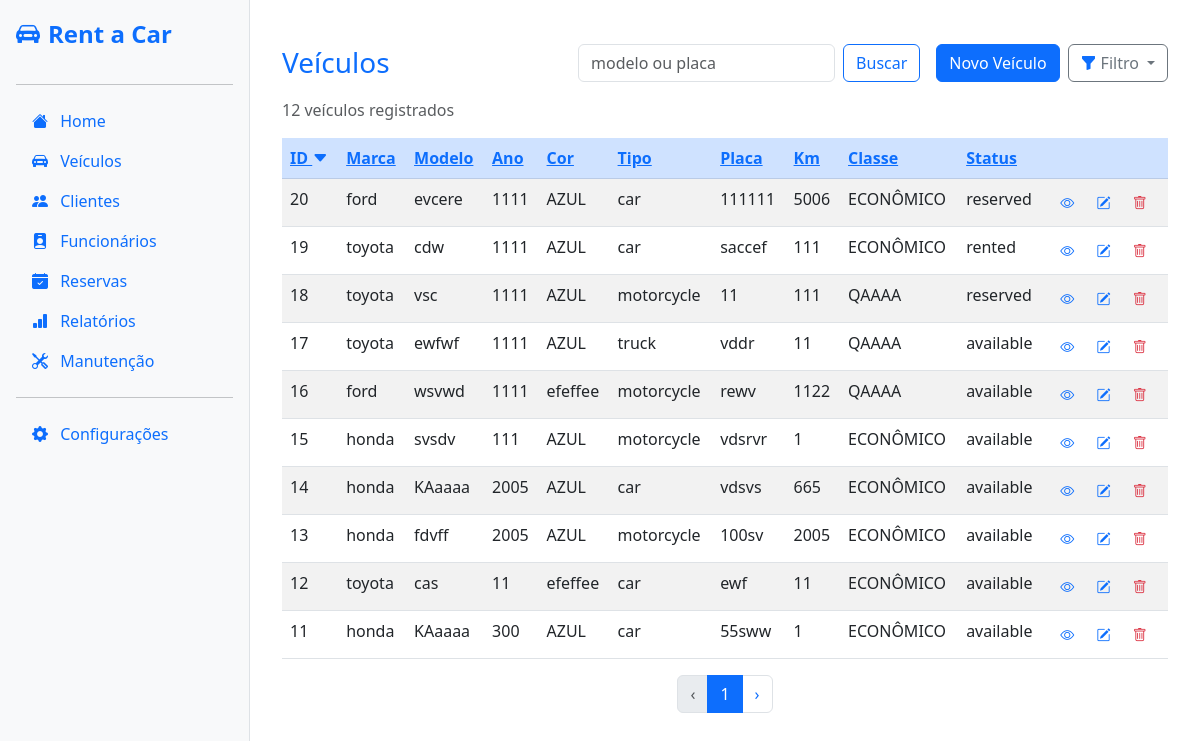
Screenshot of /veiculos/?sort=id&order=desc&search= with the database file from the repository.
### vehicles/models.py (models this page shows, shortened)
class Vehicle(models.Model):
    vehicle_type = models.CharField(max_length=10, choices=VEHICLE_TYPE_CHOICES)
    brand = models.CharField(max_length=20, choices=VEHICLE_BRAND_CHOICES)
    model = models.CharField(max_length=50)
    year = models.IntegerField()
    color = models.CharField(max_length=20)
    km = models.IntegerField()
    status = models.CharField(max_length=20, choices=STATUS_CHOICES, default='available')
    description = models.TextField(blank=True, null=True)
    created_at = models.DateTimeField(auto_now_add=True)
    plate = models.CharField(max_length=10, unique=True, default='')
    vehicle_class = models.ForeignKey(VehicleClass, on_delete=models.PROTECT)
    image = models.ImageField(upload_to='vehicles/images/', blank=True, null=True)

class VehicleClass(models.Model):
    name = models.CharField(max_length=50)
    description = models.TextField(blank=True, null=True)
    daily_price = models.DecimalField(max_digits=10, decimal_places=2)
    def __str__(self):
        return self.name

### vehicles/views.py (the view)
# urls.py: path('veiculos/', views.list_vehicles, name='list_vehicles'),
def list_vehicles(request):
    query = request.GET.get('search', '')
    sort = request.GET.get('sort', 'id')
    order = request.GET.get('order', 'asc')
    status = request.GET.get('status', '')
    vehicle_class = request.GET.get('vehicle_class', '')
    sort_field = sort if order == 'asc' else f'-{sort}'
    if query:
        vehicles = Vehicle.objects.filter(plate__icontains=query) | Vehicle.objects.filter(model__icontains=query)
    else:
        vehicles = Vehicle.objects.all()
    if status:
        vehicles = vehicles.filter(status=status)
    if vehicle_class:
        vehicles = vehicles.filter(vehicle_class_id=vehicle_class)
    vehicles = vehicles.order_by(sort_field)
    paginator = Paginator(vehicles, 10)
    page_number = request.GET.get('page')
    page_obj = paginator.get_page(page_number)
    count = Vehicle.objects.count()
    dados = {
        'total': count,
        'vehicles': page_obj,
        'query': query,
        'sort': sort,
        'order': order,
        'page_obj': page_obj,
        'vehicle_classes': VehicleClass.objects.all(),
        'status': status,
        'selected_class': vehicle_class,
    }
    return render(request, 'vehicles/list_vehicles.html', dados)

### vehicles/templates/vehicles/list_vehicles.html (shortened to what this page needs)
{% extends "base/base.html" %} {% block content %}
<div class="container mt-4">
  <div class="d-flex align-items-center justify-content-between mb-3 flex-wrap">
    <h3 class="mb-0 me-3 text-primary">Veículos</h3>
    <div class="d-flex ms-auto">
      <form class="form-inline d-flex me-2" method="get">
        <input
          class="form-control me-2"
          type="search"
          placeholder="modelo ou placa"
          aria-label="Buscar"
          name="search"
          value="{{ query|default:'' }}"
        />
        <button class="btn btn-outline-primary me-2" type="submit">
          Buscar
        </button>
      </form>
      <a href="{% url 'create_vehicle' %}" class="btn btn-primary"
        >Novo Veículo</a
      >
    </div>
    <div class="dropdown ms-2">
      <button class="btn btn-outline-secondary dropdown-toggle d-flex align-items-center gap-1" type="button" data-bs-toggle="dropdown" aria-expanded="false">
        <i class="bi bi-funnel-fill text-primary"></i>
        <span>Filtro</span>
      </button>
    </div>
  </div>
  <p class="text-muted">{{ vehicles.paginator.count }} veículos registrados</p>
  <table class="table table-striped">
    <thead class="table-primary">
      <tr>
        <th>
          <a
            href="?sort=id&order={% if sort == 'id' and order == 'asc' %}desc{% else %}asc{% endif %}&search={{ query|urlencode }}"
            >ID {% if sort == 'id' %}<i
              class="bi bi-caret-{% if order == 'asc' %}up{% else %}down{% endif %}-fill"
            ></i
            >{% endif %}</a
          >
        </th>
        <th>
          <a
            href="?sort=brand&order={% if sort == 'brand' and order == 'asc' %}desc{% else %}asc{% endif %}&search={{ query|urlencode }}"
            >Marca </a
          >
        </th>
        <th>
          <a
            href="?sort=model&order={% if sort == 'model' and order == 'asc' %}desc{% else %}asc{% endif %}&search={{ query|urlencode }}"
            >Modelo </a
          >
        </th>
        <th>
          <a
            href="?sort=year&order={% if sort == 'year' and order == 'asc' %}desc{% else %}asc{% endif %}&search={{ query|urlencode }}"
            >Ano </a
          >
        </th>
        <th>
          <a
            href="?sort=color&order={% if sort == 'color' and order == 'asc' %}desc{% else %}asc{% endif %}&search={{ query|urlencode }}"
            >Cor </a
          >
        </th>
        <th>
          <a
            href="?sort=vehicle_type&order={% if sort == 'vehicle_type' and order == 'asc' %}desc{% else %}asc{% endif %}&search={{ query|urlencode }}"
            >Tipo </a
          >
        </th>
        <th>
          <a
            href="?sort=plate&order={% if sort == 'plate' and order == 'asc' %}desc{% else %}asc{% endif %}&search={{ query|urlencode }}"
            >Placa </a
          >
        </th>
        <th>
          <a
            href="?sort=km&order={% if sort == 'km' and order == 'asc' %}desc{% else %}asc{% endif %}&search={{ query|urlencode }}"
            >Km </a
          >
        </th>
        <th>
          <a
            href="?sort=vehicle_class&order={% if sort == 'vehicle_class' and order == 'asc' %}desc{% else %}asc{% endif %}&search={{ query|urlencode }}"
            >Classe </a
          >
        </th>
        <th>
          <a
            href="?sort=status&order={% if sort == 'status' and order == 'asc' %}desc{% else %}asc{% endif %}&search={{ query|urlencode }}"
            >Status </a
          >
        </th>
        <th></th>
      </tr>
    </thead>
    <tbody>
      {% for vehicle in vehicles %}
      <tr>
        <td>{{ vehicle.id }}</td>
        <td>{{ vehicle.brand }}</td>
        <td>{{ vehicle.model }}</td>
        <td>{{ vehicle.year }}</td>
        <td>{{ vehicle.color }}</td>
        <td>{{ vehicle.vehicle_type }}</td>
        <td>{{ vehicle.plate }}</td>
        <td>{{ vehicle.km }}</td>
        <td>{{ vehicle.vehicle_class }}</td>
        <td>{{ vehicle.status }}</td>
        <td>
          <a href="{% url 'vehicle_detail' vehicle.id %}" class="btn btn-sm">
            <i class="bi bi-eye text-primary"></i>
          </a>
          <a href="{% url 'update_vehicle' vehicle.id %}" class="btn btn-sm">
            <i class="bi bi-pencil-square text-primary"></i>
          </a>
          <button
            type="button"
            class="btn btn-sm"
            data-bs-toggle="modal"
            data-bs-target="#deleteModal{{ vehicle.id }}"
          >
            <i class="bi bi-trash text-danger"></i>
          </button>
        </td>
      </tr>
      {% endfor %}
    </tbody>
  </table>
  <nav aria-label="Paginacao">
    <ul class="pagination justify-content-center">
      {% if vehicles.has_previous %}
      <li class="page-item">
        <a
          class="page-link"
          href="?page={{ vehicles.previous_page_number }}&sort={{ sort }}&order={{ order }}&search={{ query|urlencode }}"
          aria-label="Anterior"
        >
          ‹
        </a>
      </li>
      {% else %}
      <li class="page-item disabled">
        <span class="page-link" aria-label="Anterior">‹</span>
      </li>
      {% endif %}
      <li class="page-item active">
        <span class="page-link">{{ vehicles.number }}</span>
      </li>
      {% if vehicles.has_next %}
      <li class="page-item">
        <a
          class="page-link"
          href="?page={{ vehicles.next_page_number }}&sort={{ sort }}&order={{ order }}&search={{ query|urlencode }}"
          aria-label="Próxima"
        >
          ›
        </a>
      </li>
      {% else %}
      <li class="page-item disabled">
        <span class="page-link" aria-label="Próxima">›</span>
      </li>
      {% endif %}
    </ul>
  </nav>
  {% endblock %}

### rows the page displays
Vehicle: id "20", brand "ford", model "evcere", year "1111", color "AZUL", vehicle_type "car", plate "111111", km "5006", vehicle_class "ECONÔMICO", status "reserved"
Vehicle: id "19", brand "toyota", model "cdw", year "1111", color "AZUL", vehicle_type "car", plate "saccef", km "111", vehicle_class "ECONÔMICO", status "rented"
Vehicle: id "18", brand "toyota", model "vsc", year "1111", color "AZUL", vehicle_type "motorcycle", plate "11", km "111", vehicle_class "QAAAA", status "reserved"
Vehicle: id "17", brand "toyota", model "ewfwf", year "1111", color "AZUL", vehicle_type "truck", plate "vddr", km "11", vehicle_class "QAAAA", status "available"
Vehicle: id "16", brand "ford", model "wsvwd", year "1111", color "efeffee", vehicle_type "motorcycle", plate "rewv", km "1122", vehicle_class "QAAAA", status "available"
Vehicle: id "15", brand "honda", model "svsdv", year "111", color "AZUL", vehicle_type "motorcycle", plate "vdsrvr", km "1", vehicle_class "ECONÔMICO", status "available"
Vehicle: id "14", brand "honda", model "KAaaaa", year "2005", color "AZUL", vehicle_type "car", plate "vdsvs", km "665", vehicle_class "ECONÔMICO", status "available"
Vehicle: id "13", brand "honda", model "fdvff", year "2005", color "AZUL", vehicle_type "motorcycle", plate "100sv", km "2005", vehicle_class "ECONÔMICO", status "available"
Vehicle: id "12", brand "toyota", model "cas", year "11", color "efeffee", vehicle_type "car", plate "ewf", km "11", vehicle_class "ECONÔMICO", status "available"
Vehicle: id "11", brand "honda", model "KAaaaa", year "300", color "AZUL", vehicle_type "car", plate "55sww", km "1", vehicle_class "ECONÔMICO", status "available"

### other values shown
{{ vehicles.paginator.count }} "12"
{{ vehicles.number }} "1"
